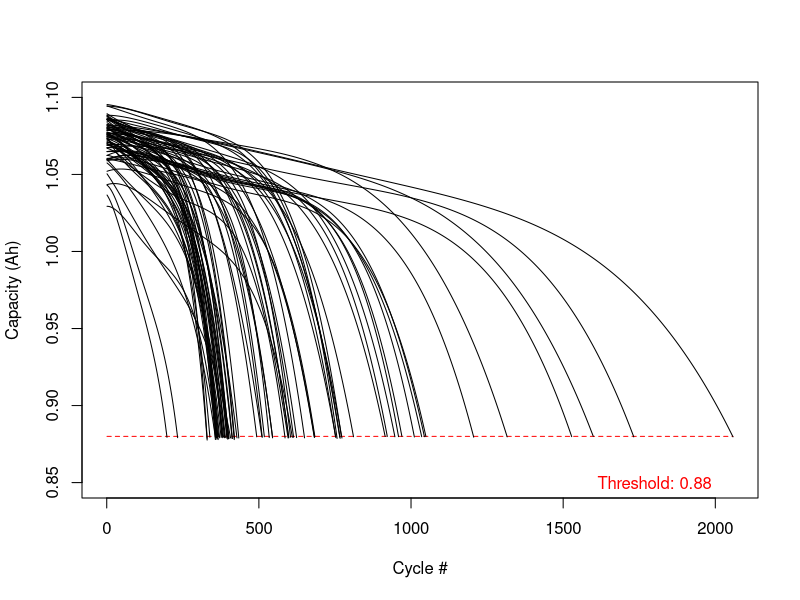
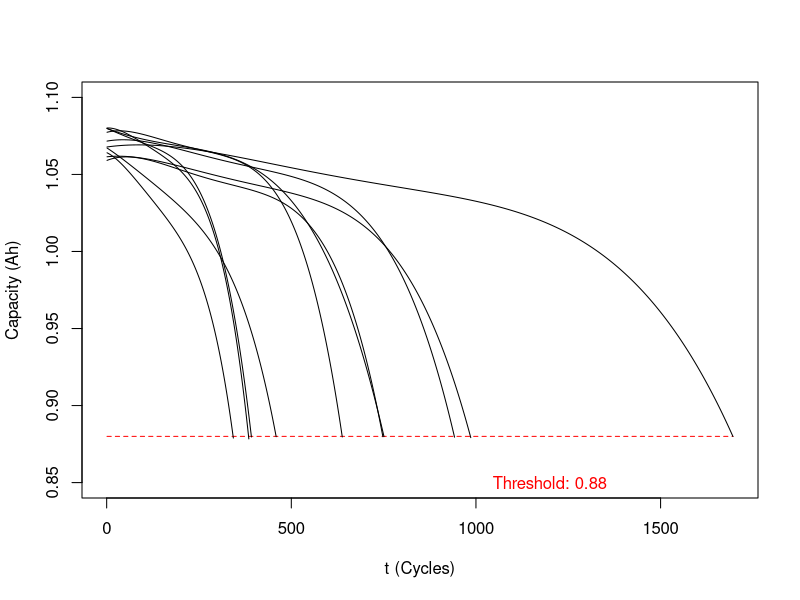

These charts were generated, in order, by the following R code: (Note: a time limit stopped this script after it produced the figures.)
library("readxl")
library("boot")
Data=read.csv("Battery_train.csv")
x=seq(1,2058)
y=rep(0.88,2058)
plot(x,y,type='l',lty=2, col='red',ylim=c(0.85,1.1),xlab='Cycle #', ylab='Capacity (Ah)')
text(1800,0.85,'Threshold: 0.88',col="red")
for (i in seq(2,80)){
  lines(x,Data[[i]])
  
}

TotalCycles=c()
for(i in seq(2,80)){
  for(j in seq(1,2059)){
    if(is.na(Data[[i]][j])){
      TotalCycles=append(TotalCycles,j-1)
      break
    }
  }
  
}




#Making the data 1 big list
TransformedData=c()
TransformedData$Capacity=c()
TransformedData$RUL     =c()
for (i in seq(2,80)){
  TransformedData$Capacity=append(TransformedData$Capacity,Data[[i]])
  TransformedData$RUL=append(TransformedData$RUL,append(seq(TotalCycles[i-1],1),rep(0,2058-TotalCycles[i-1])))
}

NthRegression=function(n,SM=FALSE){
  my.lm=lm(log(TransformedData$RUL+1) ~ poly(TransformedData$Capacity, n, raw = TRUE))
  sm=summary(my.lm)

  PlotData()
  x=seq(from=0.8,to=1.1,by=0.001)
  y=rep(my.lm$coefficients[[1]],length(x))
  for (i in seq(2,n+1)){
    if (is.na(my.lm$coefficients[[i]])==FALSE){
    y=y + my.lm$coefficients[[i]]*x**(i-1)
  }}
  y=exp(y)-1

  lines(x,y ,col='red', lwd=2.5)
  
  if (SM==TRUE){
    print(sm)
  }
  return(c(n,mean(sm$residuals**2),median(sm$residuals)))
  
  
}

#fileBlaBla=file("output.txt")
#write('',fileBlaBla)

#for (i in seq(1,100)){
  
  
#  write(NthRegression(i,FALSE),"output.txt",sep='\n',append=TRUE)
#}








#Test data
Data2=read.csv("Battery_test.csv")
x=seq(1,1696)
y=rep(0.88,1696)
plot(x,y,type='l',lty=2,col='red',ylim=c(0.85,1.1),xlab="t (Cycles)", ylab="Capacity (Ah)")
text(1200,0.85,"Threshold: 0.88", col='red')
for(i in seq(2,11)){
  lines(x,Data2[[i]])
}

#Transforming the test data!
TotalCycles2=c()
for(i in seq(2,11)){
  for(j in seq(1,1697)){
    if(is.na(Data2[[i]][j])){
      TotalCycles2=append(TotalCycles2,j-1)
      break
    }
  }
}
PlotData=function(){
  plot(Data[[2]],seq(2058,1),type='l', xlab='Capacity (Ah)',ylab="RUL (Cycles)",xlim=c(0.86999,1.1))
  for(i in seq(3,80)){
    lines(Data[[i]],append(seq(TotalCycles[i-1],1),rep(0,2058-TotalCycles[i-1])))
  }
}
PlotLogData=function(){
  plot(Data[[2]],log(seq(2058,1)+1),type='l', xlab='Capacity (Ah)',ylab="RUL (Cycles)",xlim=c(0.86999,1.1))
  for(i in seq(3,80)){
    lines(Data[[i]],log(append(seq(TotalCycles[i-1],1),rep(0,2058-TotalCycles[i-1]))+1))
  }
}

PlotData2=function(){
  plot(Data2[[11]],seq(1696,1),type='l', xlab='Capacity (Ah)',ylab="RUL (Cycles)",xlim=c(0.86999,1.1))
  for(i in seq(2,10)){
    lines(Data2[[i]],append(seq(TotalCycles2[i-1],1),rep(0,1696-TotalCycles2[i-1])))
  }
}
PlotLogData2=function(){
  plot(Data2[[11]],log(seq(1696,1)+1),type='l', xlab='Capacity (Ah)',ylab="RUL (Cycles)",xlim=c(0.86999,1.1))
  for(i in seq(2,10)){
    lines(Data2[[i]],log(append(seq(TotalCycles2[i-1],1),rep(0,1696-TotalCycles2[i-1]))+1))
  }
}

#Making the data 1 big list
TransformedData2=c()
TransformedData2$Capacity=c()
TransformedData2$RUL     =c()
for (i in seq(2,11)){
  TransformedData2$Capacity=append(TransformedData2$Capacity,Data2[[i]])
  TransformedData2$RUL=append(TransformedData2$RUL,append(seq(TotalCycles2[i-1],1),rep(0,1696-TotalCycles2[i-1])))
}

NthRegPoly=function(n,x){
  if (is.na(x)){
    return(0)
  }
  my.lm=lm(log(TransformedData$RUL) ~ poly(TransformedData$Capacity, n, raw = TRUE))
  y=my.lm$coefficients[[1]]
  for (i in seq(2,n+1)){
    if (is.na(my.lm$coefficients[[i]])==FALSE){
    y=y + my.lm$coefficients[[i]]*x**(i-1)
    }
  }
  y=exp(y)-1
  return(y)
  
}

my1stDegree.lm=lm(log(TransformedData$RUL+1) ~ poly(TransformedData$Capacity, 1, raw = TRUE))
my2ndDegree.lm=lm(log(TransformedData$RUL+1) ~ poly(TransformedData$Capacity, 2, raw = TRUE))
my3rdDegree.lm=lm(log(TransformedData$RUL+1) ~ poly(TransformedData$Capacity, 3, raw = TRUE))
my4thDegree.lm=lm(log(TransformedData$RUL+1) ~ poly(TransformedData$Capacity, 4, raw = TRUE))
my5thDegree.lm=lm(log(TransformedData$RUL+1) ~ poly(TransformedData$Capacity, 5, raw = TRUE))

Poly = function(my.lm,n,x){
  if (is.na(x)){
    return(0)
  }

  y=my.lm$coefficients[[1]]
  for (i in seq(2,n+1)){
    if (is.na(my.lm$coefficients[[i]])==FALSE){
      y=y + my.lm$coefficients[[i]]*x**(i-1)
    }
  }
  y=exp(y)-1
  return(y)
  }
#Plots comparing degrees
#x=c()
#y1=c()
#y2=c()
#for (i in seq(1,100)){
#                 x=append(x,i)
#                 y1=append(y1,NthRegression(i)[2])
#                 y2=append(y2,NthRegression(i)[3])
#}
#plot(x,y1)
#plot(x,y2)

MSEforecast=function(my.lm,n){
  Residuals=c()
  for (i in seq(1,162582)){
    
    Residuals[i] = TransformedData$RUL[i]-Poly(my.lm,n,TransformedData$Capacity[i])
  }
  Residuals=Residuals**2
  return(mean(Residuals))
    
}

  


PlotForecast=function(n){
  my.lm=lm(log(TransformedData$RUL+1) ~ poly(TransformedData$Capacity, n, raw = TRUE))
  sm=summary(my.lm)
  

  x=seq(from=0.8,to=1.1,by=0.001)
  y=rep(my.lm$coefficients[[1]],length(x))
  for (i in seq(2,n+1)){
    if (is.na(my.lm$coefficients[[i]])==FALSE){
    y=y + my.lm$coefficients[[i]]*x**(i-1)
  }}
  y=exp(y)-1
  
  lines(x,y ,col='red', lwd=2.5)
}



#Bootstrap 
Transform = function(idx){
  Indices=sort(idx)
  Transformed=c()
  Transformed$RUL=c()
  Transformed$Capacity=c()
  for (i in seq(1,79)){
    Transformed$Capacity=append(Transformed$Capacity,Data[[idx[i]+1]])
    Transformed$RUL=append(Transformed$RUL,append(seq(TotalCycles[idx[i]],1),rep(0,2058-TotalCycles[idx[i]])))
  }
  return (Transformed)
}
CoeffIdx= function(idx){

  Transformed=Transform(idx)
  my.lm=lm(log(Transformed$RUL+1) ~ poly(Transformed$Capacity, 1, raw = TRUE))
  return(c(my.lm$coefficients[[1]],my.lm$coefficients[[2]])
)}

Evaluate= function(x,Coeff){
  if (is.na(x)==FALSE){
  return (exp(sum(Coeff[1],x*Coeff[2]))-1)}
  else{
    return(0)
  }
  
}
ListOfIdx=c()
for (i in seq(1,200)){
  ListOfIdx[[i]]=sample(seq(1,79),79,replace=TRUE)
  
}
ListOfCoeff=c()
for (i in seq(1,200)){
 
   ListOfCoeff[[i]]=CoeffIdx(ListOfIdx[[i]])
}

ListOfRUL=c()
for (i in seq(1,200)){


  ListOfRUL[[i]]=1
  for(j in seq(1,162582)){
  
    
      
    
    
    ListOfRUL[[i]][j]=Evaluate(TransformedData$Capacity[j],ListOfCoeff[[i]])
  
  }
  
}
TransformList=c()
for (i in seq(1,162582)){
  TransformList[[i]]=1
  for (j in seq(1,200)){

     TransformList[[i]][j]=Evaluate(TransformedData$Capacity[i],ListOfCoeff[[j]])
  }
  TransformList[[i]]=sort(TransformList[[i]])

}
LowerQuantile=c()
UpperQuantile=c()
for (i in seq(1,162582)){
  LowerQuantile[i]=TransformList[[i]][10]
  UpperQuantile[i]=TransformList[[i]][191]
}
PlotData2()
lines(TransformedData$Capacity,LowerQuantile,lw=1,col='red',type='p')
lines(TransformedData$Capacity,UpperQuantile,lw=1,col='blue',type='p')
PlotForecast(1)


CoeffLwr=c(confint(my1stDegree.lm)[1],confint(my1stDegree.lm)[2])
CoeffUpr=c(confint(my1stDegree.lm)[3],confint(my1stDegree.lm)[4])
LwrR=c()
UprR=c()
for (i in seq(1,162582)){
  LwrR[i]=Evaluate(TransformedData$Capacity[i],CoeffLwr)
  UprR[i]=Evaluate(TransformedData$Capacity[i],CoeffUpr)
  if (i%%1000==0){
    print(i)
  }
}
PlotData2()
lines(TransformedData$Capacity,LwrR,lw=1,col='red',type='p')
lines(TransformedData$Capacity,UprR,lw=1,col='blue',type='p')
PlotForecast(1)





#Task 4
CostsxD=function(AmountOfTests,MaintenanceTime=200){
Cr = 3
Cm = 0.5
Cp = 1

Battery = sample(seq(2,80),1)
ListOfCosts=c()
for (j in seq(1,AmountOfTests)){
  Costs = 0
  k=1
while(k<=2000){
  i=1
  while (k<=2000){


  if (Data[[Battery]][i]<=0.88){
    Costs = Costs + Cr + Cm + Cp

    Battery = sample(seq(2,80),1)
    k=k+1

    break
  
   
  
  }
  if (i%%MaintenanceTime==0){
    Costs = Costs + Cm


    if (Poly(my1stDegree.lm,1,Data[[Battery]][i])<MaintenanceTime){
      Costs = Costs + Cr
      Battery = sample(seq(2,80),1)
      k=k+1
     
      break
      
    }

  }
  i=i+1
  k=k+1
}

}
  ListOfCosts[j]=Costs
}
print("Mean:")
print(mean(ListOfCosts))
print("sd:")
print(sd(ListOfCosts))
return(ListOfCosts)
}
lol=CostsxD(100)

Means=c()
for (i in seq(50,500)){
  Means[i]=mean(CostsxD(10,i))
  
}
plot(seq(1,500),Means,type='l')
